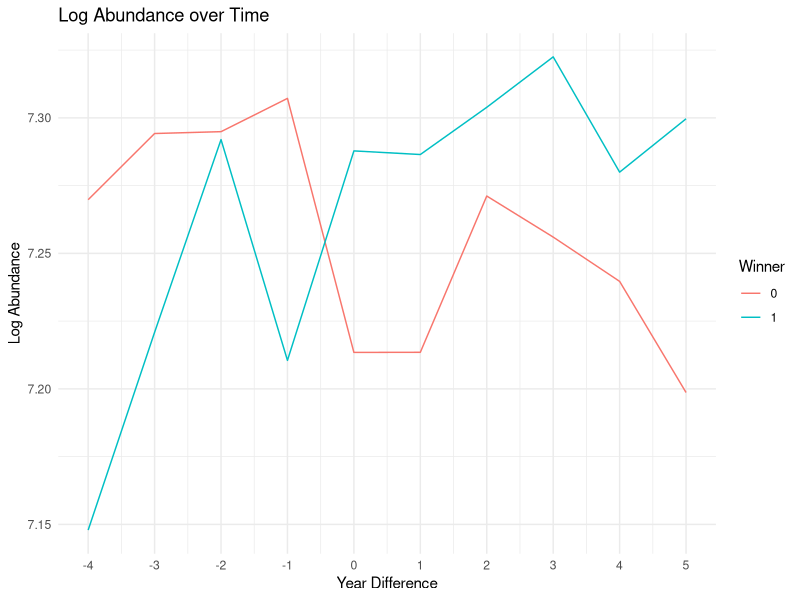
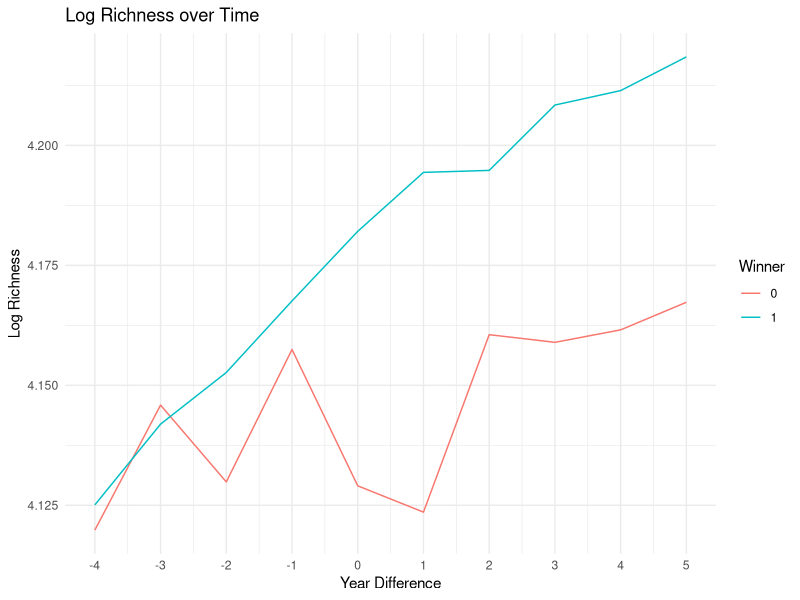
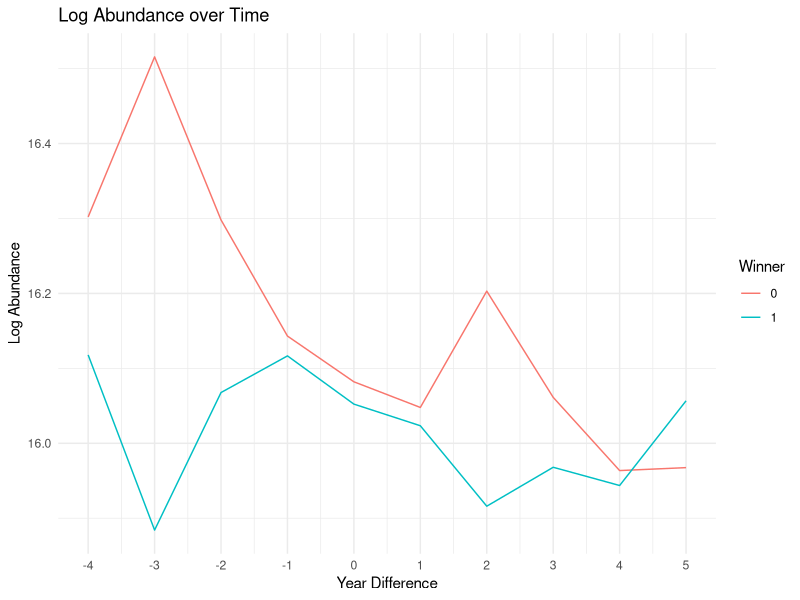
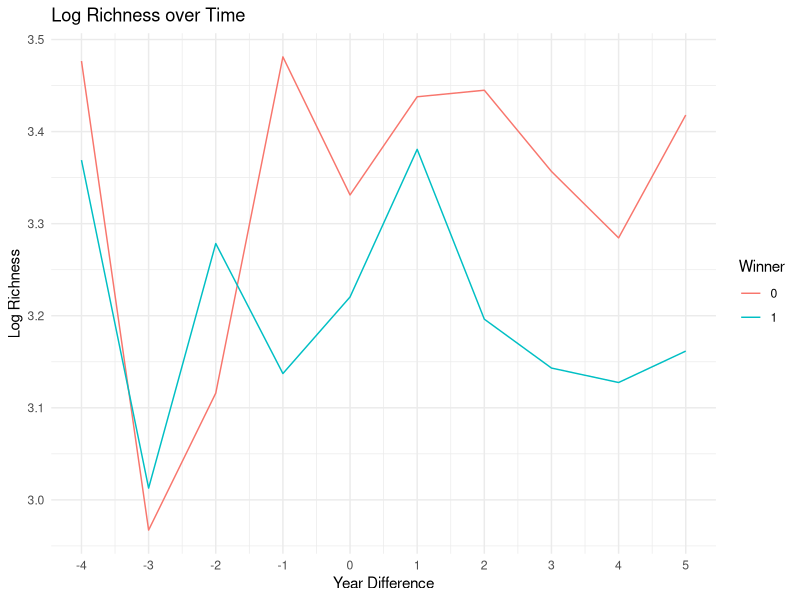

Write the R code that produced these figures, in order.
## ---- chunk 1
knitr::opts_chunk$set(echo = TRUE)
## ---- chunk 2
rm(list=ls())

library('foreign')
library('haven')
library(readxl)
library(dplyr)
library(ggplot2)
## ---- chunk 3
mdp_data <- read_xlsx("../output_data/MDP_1980_2008_updated.xlsx")
county_x_year_panel_data <- read.csv("../output_data//county_x_year_panel_data.csv")
## ---- chunk 4
# format fips as integer in both dataset
mdp_data <- mdp_data %>%
  mutate(fips = as.integer(fips),
         plant_id = paste0(Number, Winner, fips, `City (If available)`)) # create a unique id for different plants
n_distinct(mdp_data$plant_id) # 310
n_distinct(mdp_data$fips) # 224


# Loop through each fips in mdp_data to check if it exists in county_x_year_panel_data
unique_fips_mdp <- unique(mdp_data$fips)
unique_fips_county <- unique(county_x_year_panel_data$fips)
not_found_count <- 0
not_found_ls <- c()
for (fips in unique_fips_mdp) {
  if (!(fips %in% unique_fips_county)) {
    not_found_count <- not_found_count + 1
    not_found_ls <- c(not_found_ls, fips)
  }
}
not_found_count # 81. 
not_found_ls
filtered_mdp_data <- mdp_data %>% filter(!(fips %in% not_found_ls)) 
nrow(filtered_mdp_data) # 197

# merge the dataset if they have the same fips
merged_mdp_data <- mdp_data %>%
  left_join(county_x_year_panel_data, by = "fips")

# Since the year has no missing values, we want to delete the data that does not have a corresponding FIPS code.
merged_mdp_data <- merged_mdp_data %>%
  filter(!is.na(`year`))

n_distinct(merged_mdp_data$plant_id) # 197. verified

## ---- chunk 5
mdp_data_10yrs <- merged_mdp_data %>% # mdp_data_year
  mutate(`Publication Year` = as.integer(`Publication Year`),
         year = as.integer(year),
         year_diff = year - `Publication Year`) %>%
  filter(year_diff >= -4 & year_diff <= 5)

n_distinct(mdp_data_10yrs$plant_id) # 170

mdp_data_10yrs <- mdp_data_10yrs %>%
  group_by(plant_id) %>%
  filter(n() == 10) %>%
  ungroup()

n_distinct(mdp_data_10yrs$plant_id) # 85
table(mdp_data_10yrs$Winner) # 0:490; 1:360
## ---- chunk 6
mdp_data_10yrs <- mdp_data_10yrs %>%
  mutate(log_abundance = log(abundance),
         log_richness = log(richness))

bird_abundance_did <- ggplot(mdp_data_10yrs, aes(x = year_diff, y = log_abundance, color = as.factor(Winner))) +
  geom_line(stat = "summary", fun = mean) +
  labs(title = "Log Abundance over Time",
       x = "Year Difference",
       y = "Log Abundance",
       color = "Winner") +
  scale_x_continuous(breaks = seq(-4, 5, by = 1))+
  theme_minimal()

bird_richness_did <- ggplot(mdp_data_10yrs, aes(x = year_diff, y = log_richness, color = as.factor(Winner))) +
  geom_line(stat = "summary", fun = mean) +
  labs(title = "Log Richness over Time",
       x = "Year Difference",
       y = "Log Richness",
       color = "Winner") +
  scale_x_continuous(breaks = seq(-4, 5, by = 1))+
  theme_minimal()

bird_abundance_did
bird_richness_did

## ---- chunk 7
# tree_data <- readRDS("../data/species count data/result.rds")
## ---- chunk 8
# tree_data <- tree_data %>%
#   mutate(
#     STATECD = sprintf("%02d", STATECD),
#     COUNTYCD = sprintf("%03d", COUNTYCD),
#     fips = paste0(STATECD, COUNTYCD)
#   )
# 
# tree_data_fips <- tree_data %>%
#   group_by(fips, MEASYEAR) %>%
#   summarize(
#     abundance = sum(county_count, na.rm = TRUE),
#     richness = n_distinct(SPCD)
#   ) %>%
#   ungroup()

# write.csv(tree_data_fips, "../output_data/tree_data.csv")

tree_data_fips <- read.csv("../output_data/tree_data.csv")

n_distinct(tree_data_fips$fips) # 3114

tree_data_fips <- tree_data_fips %>%
  mutate(fips = as.integer(fips))

tree_mdp_data <- mdp_data %>%
  left_join(tree_data_fips, by = "fips")

# # verifying steps.
# unique_fips_mdp <- unique(mdp_data$fips)
# unique_fips_county <- unique(tree_data_fips$fips)
# not_found_count <- 0
# not_found_ls <- c()
# for (fips in unique_fips_mdp) {
#   if (!(fips %in% unique_fips_county)) {
#     not_found_count <- not_found_count + 1
#     not_found_ls <- c(not_found_ls, fips)
#   }
# }
# not_found_count # 10
# not_found_ls

# tree_mdp_data.test <- tree_mdp_data %>% filter(!is.na(MEASYEAR))
# n_distinct(tree_mdp_data.test$fips) # 214: 224-10=214. verified!
# n_distinct(tree_mdp_data.test$plant_id) # 292

# create year_diff as x_axis

tree_mdp_data_10yrs <- tree_mdp_data %>%
  mutate(`Publication Year` = as.integer(`Publication Year`),
         MEASYEAR = as.integer(MEASYEAR),
         year_diff = MEASYEAR - `Publication Year`) %>%
  filter(year_diff >= -4 & year_diff <= 5)

## ---- chunk 9

tree_mdp_data_10yrs <- tree_mdp_data_10yrs %>%
  group_by(plant_id) %>%
  filter(n() == 10) %>%
  ungroup() %>%
  mutate(log_abundance = log(abundance),
         log_richness = log(richness))

n_distinct(tree_mdp_data_10yrs$plant_id) # 15

tree_abundance_did <- ggplot(tree_mdp_data_10yrs, aes(x = year_diff, y = log_abundance, color = as.factor(Winner))) +
  geom_line(stat = "summary", fun = mean) +
  labs(title = "Log Abundance over Time",
       x = "Year Difference",
       y = "Log Abundance",
       color = "Winner") +
  scale_x_continuous(breaks = seq(-4, 5, by = 1))+
  theme_minimal()

tree_richness_did <- ggplot(tree_mdp_data_10yrs, aes(x = year_diff, y = log_richness, color = as.factor(Winner))) +
  geom_line(stat = "summary", fun = mean) +
  labs(title = "Log Richness over Time",
       x = "Year Difference",
       y = "Log Richness",
       color = "Winner") +
  scale_x_continuous(breaks = seq(-4, 5, by = 1))+
  theme_minimal()

tree_abundance_did
tree_richness_did

